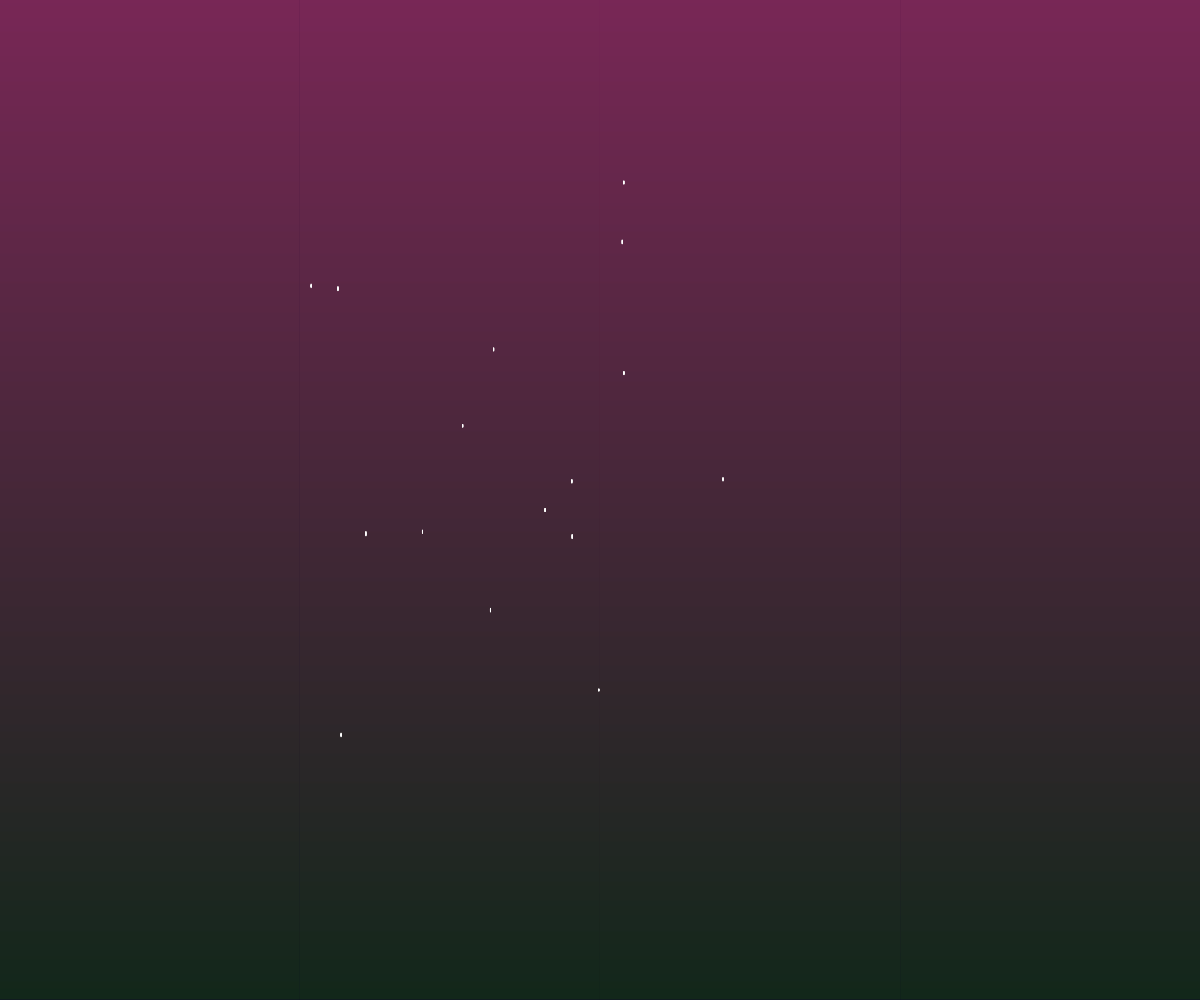
Frame 1 (no input)
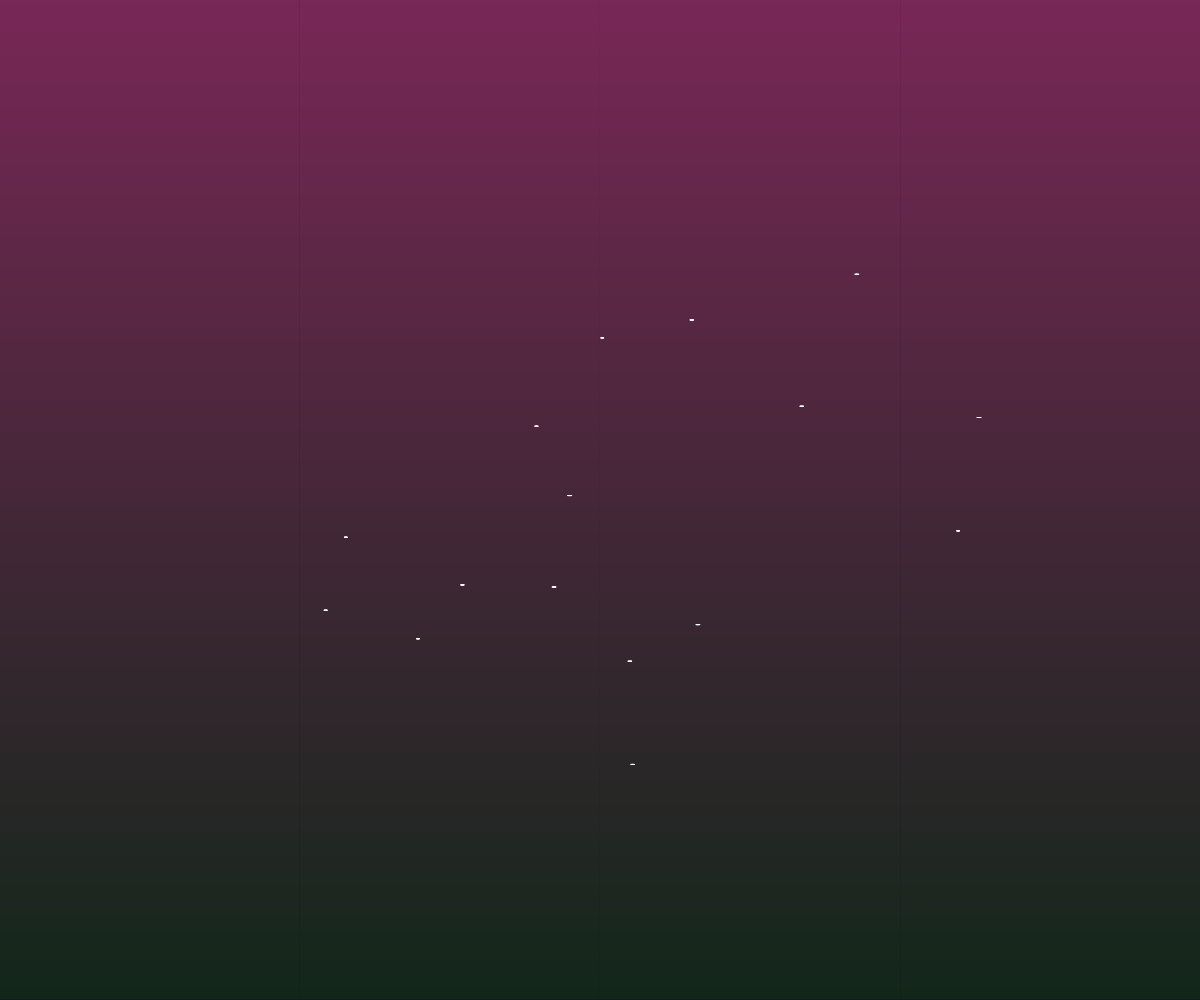
Frame 60 (no input)
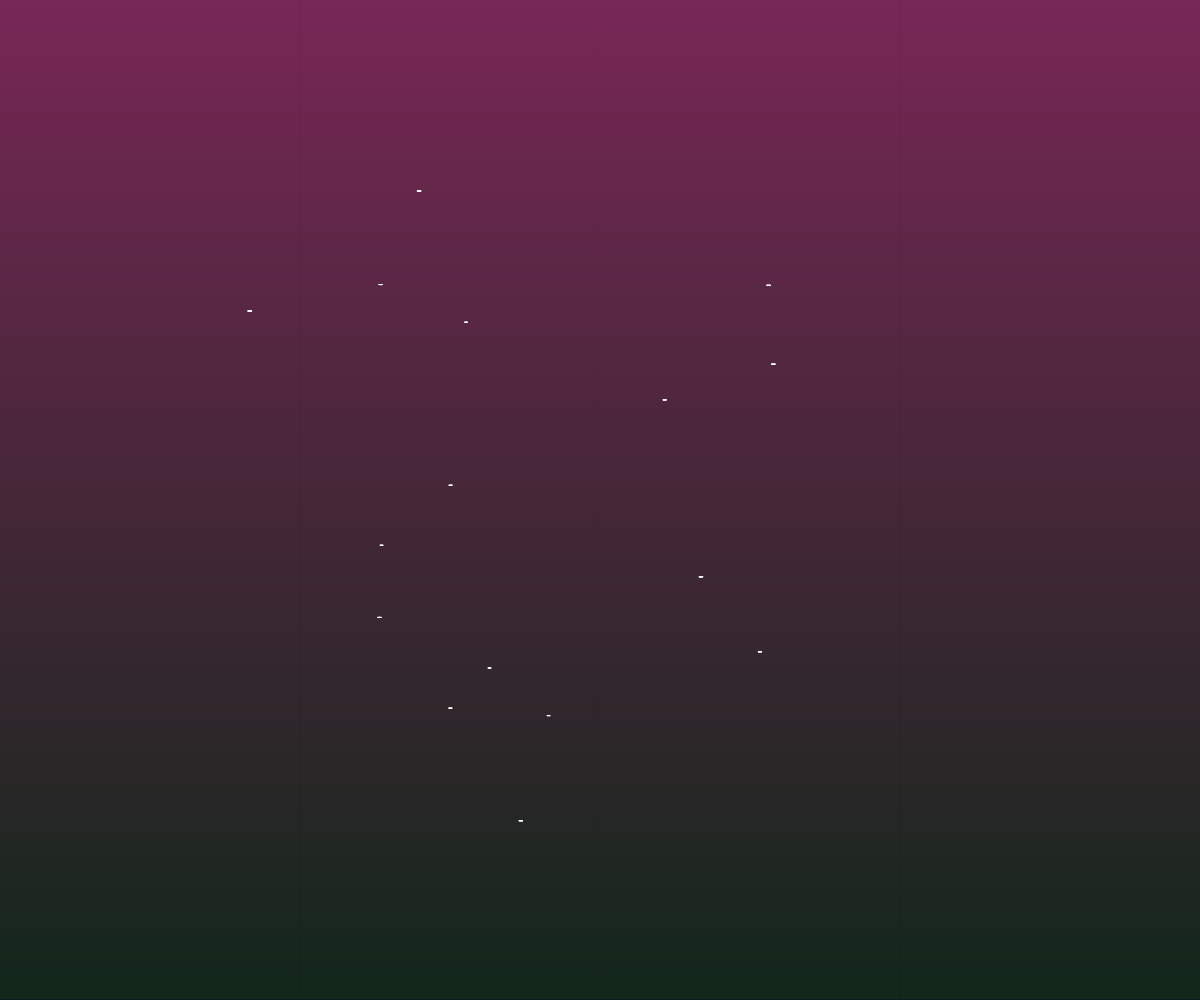
Frame 120 (the mouse pressed at the canvas centre since frame 60)

The p5.js sketch that drew these frames (run headless with seeded random() and noise() and a simulated clock; from frame 60 on, the mouse is pressed at the canvas centre):

// p5.js sketch
// ── sketch.js
let degwade;




function setup() {
  // put setup code here
    createCanvas(windowWidth, windowHeight);
    degwade = linearGradiant(width, height, 156, 50, 100, 20, 50, 20);
}

function linearGradiant(w, h, r1, v1, b1, r2, v2, b2){
    let graphic = createGraphics(w, h);
    for(let compteur = 0 ; compteur < h ; compteur++ ){
        let red = map(compteur, 0, h,  r1, r2);
        let green = map(compteur, 0, h, v1, v2);
        let blue = map (compteur, 0, h, b1, b2);
        graphic.stroke(red, green, blue);
        graphic.line(0, compteur, w, compteur);
    }
    return graphic;
}
function draw() {
  // put drawing code here
    background(13, 5, 45);
    image(degwade, 0, 0);
    
    
    stroke(255);
    let counter = 0;
    while(counter < 100){
    mouliStar(
         noise(1, millis()*0.001, counter)*width,
        noise(2.1, millis()*0.001, counter)*height,
         noise(3, counter) * 5,
         noise(4, counter) * 5
        );
         
    counter++
     }
}



function mouliStar(x, y, w, h){
    push();
    translate(x, y);
    if(frameCount%5==0){
        line(-w/2, 0, w/2, 0);
    }else{
        line(0, -h/2, 0, h/2);
    }
    pop()
}
